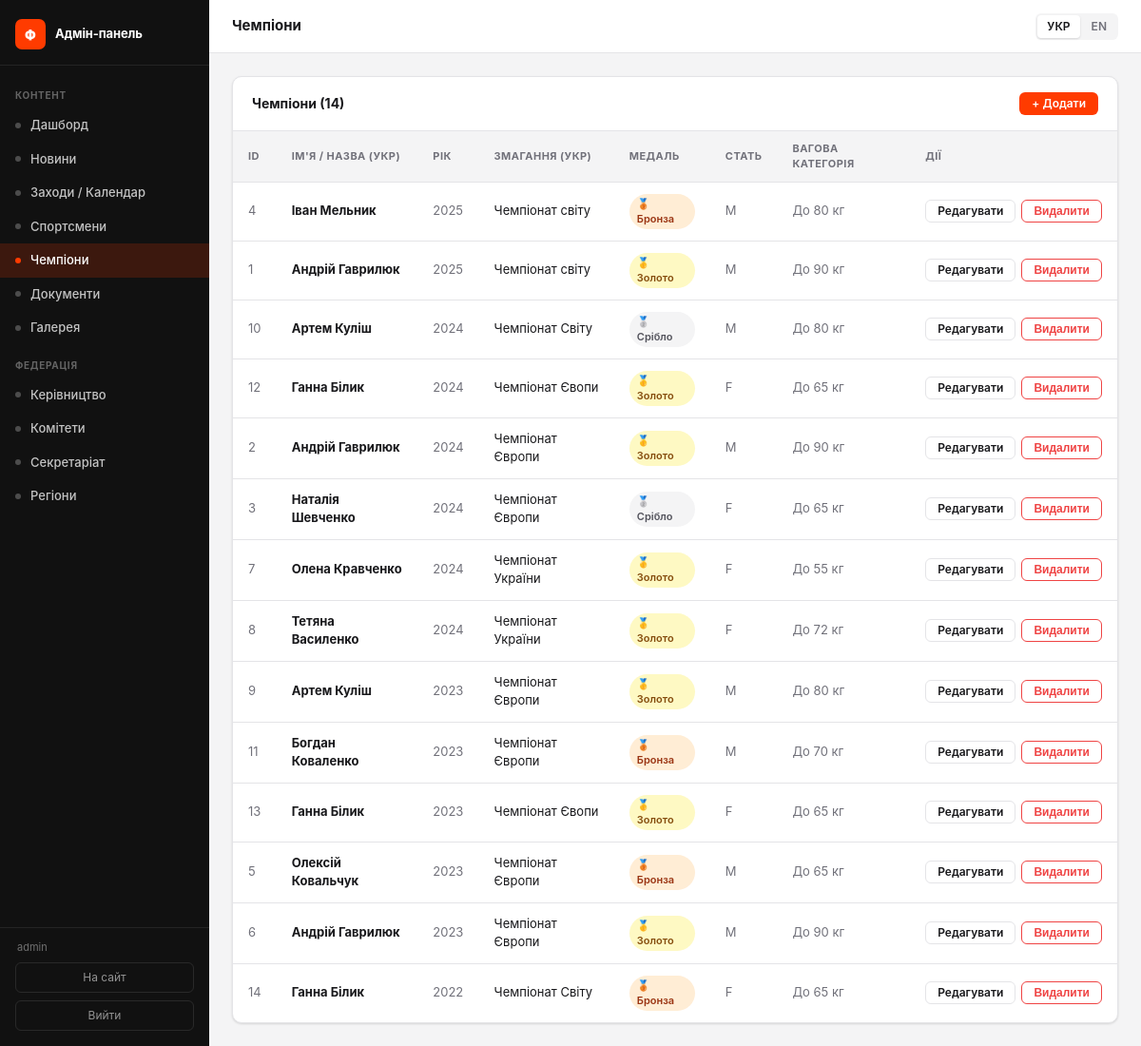
Page /admin/champions (signed in) on the committed database.
### tables this page shows
CREATE TABLE champions (
        id INTEGER PRIMARY KEY AUTOINCREMENT,
        name TEXT NOT NULL,
        name_en TEXT,
        year INTEGER NOT NULL,
        competition TEXT NOT NULL,
        competition_en TEXT,
        medal TEXT DEFAULT 'gold',
        age_group TEXT DEFAULT 'Senior',
        weight_class TEXT,
        gender TEXT DEFAULT 'M',
        photo TEXT,
        total_medals TEXT,
        sort_order INTEGER DEFAULT 0
    , gold_count INTEGER DEFAULT 0, silver_count INTEGER DEFAULT 0, bronze_count INTEGER DEFAULT 0);

### admin.py (the view)
@admin_bp.route('/champions')
@require_admin
def champions_list():
    conn = db.get_db()
    items = conn.execute("SELECT * FROM champions ORDER BY year DESC, sort_order").fetchall()
    conn.close()
    return render_template('admin/champions_list.html', items=items)

### admin.py (called while the page is built)
def _lang():
    return session.get('admin_lang', 'uk')

def require_admin(f):
    @functools.wraps(f)
    def decorated(*args, **kwargs):
        if not session.get('admin_logged_in'):
            return redirect(url_for('admin.login'))
        return f(*args, **kwargs)
    return decorated

@admin_bp.context_processor
def _ctx():
    lang = _lang()
    return {
        'admin_lang': lang,
        'L': _L[lang],
        'admin_user': session.get('admin_username', ''),
        'req_endpoint': request.endpoint or '',
    }

### app.py (called while the page is built)
@app.before_request
def set_language():
    lang = request.cookies.get('lang', 'uk')
    g.lang = lang if lang in SUPPORTED_LANGS else 'uk'
    g.t    = make_t(g.lang)

@app.context_processor
def inject_globals():
    return {
        'current_year': datetime.today().year,
        'lang': g.lang,
        't': g.t,
        'icon': _icon,
    }

def _fix_text_node(text):
    text = _PREP_RE.sub(lambda m: m.group(1) + ' ', text)
    text = _YEAR_RE.sub(r'\1 \2', text)
    return text

### db.py (called while the page is built)
def get_db():
    conn = sqlite3.connect(DB_PATH)
    conn.row_factory = sqlite3.Row
    conn.execute("PRAGMA journal_mode=WAL")
    return conn

### translations.py (called while the page is built)
def make_t(lang):
    d = TRANSLATIONS.get(lang, UK)
    def t(key):
        return d.get(key, UK.get(key, key))
    return t

### templates/admin/champions_list.html (shortened to what this page needs)
{% extends "admin/base.html" %}
{% block page_title %}{{ L.champions }}{% endblock %}
{% block content %}
<div class="a-card">
  <div class="a-card-header">
    <div class="a-card-title">{{ L.champions }} ({{ items|length }})</div>
    <a class="btn btn-primary btn-sm" href="/admin/champions/new">+ {{ L.add }}</a>
  </div>
  {% if items %}
  <table class="a-table">
    <thead>
      <tr>
        <th>{{ L.id }}</th>
        <th>{{ L.name_uk }}</th>
        <th>{{ L.year }}</th>
        <th>{{ L.competition_uk }}</th>
        <th>{{ L.medal }}</th>
        <th>{{ L.gender }}</th>
        <th>{{ L.weight_class }}</th>
        <th>{{ L.actions }}</th>
      </tr>
    </thead>
    <tbody>
      {% for item in items %}
      <tr>
        <td class="muted">{{ item.id }}</td>
        <td><strong>{{ item.name }}</strong></td>
        <td class="muted">{{ item.year }}</td>
        <td>{{ item.competition }}</td>
        <td>
          {% if item.medal == 'gold' %}<span class="badge badge-gold">🥇 {{ 'Золото' if admin_lang == 'uk' else 'Gold' }}</span>
          {% elif item.medal == 'silver' %}<span class="badge badge-silver">🥈 {{ 'Срібло' if admin_lang == 'uk' else 'Silver' }}</span>
          {% else %}<span class="badge badge-bronze">🥉 {{ 'Бронза' if admin_lang == 'uk' else 'Bronze' }}</span>{% endif %}
        </td>
        <td class="muted">{{ item.gender }}</td>
        <td class="muted">{{ item.weight_class or '—' }}</td>
        <td>
          <div class="a-actions">
            <a class="btn btn-ghost btn-sm" href="/admin/champions/{{ item.id }}/edit">{{ L.edit }}</a>
            <form method="post" action="/admin/champions/{{ item.id }}/delete" style="display:inline;"
                  onsubmit="return confirm('{{ L.confirm_delete }}')">
              <button class="btn btn-sm" style="color:var(--danger);border-color:currentColor;background:transparent;" type="submit">{{ L.delete }}</button>
            </form>
          </div>
        </td>
      </tr>
      {% endfor %}
    </tbody>
  </table>
  {% else %}
  <div class="a-empty">{{ 'Записів ще немає' if admin_lang == 'uk' else 'No records yet' }}</div>
  {% endif %}
</div>
{% endblock %}

### static/css/admin.css (style rules this page uses)
*, *::before, *::after { box-sizing: border-box; margin: 0; padding: 0; }
:root { --brand: #FF3B00; --brand-hover: #e03200; --sidebar-w: 220px; --sidebar-bg: #111; --sidebar-text: rgba(255,255,255,.75); --sidebar-active: #FF3B00; --bg: #f4f4f5; --surface: #fff; --border: #e4e4e7; --text: #18181b; --muted: #71717a; --radius: 10px; --danger: #ef4444; --success: #22c55e; --shadow: 0 1px 3px rgba(0,0,0,.08), 0 1px 2px rgba(0,0,0,.06); }
html, body { height: 100%; }
body { font-family: -apple-system, BlinkMacSystemFont, 'Segoe UI', Helvetica, Arial, sans-serif; font-size: 14px; line-height: 1.5; color: var(--text); background: var(--bg); }
.a-card { background: var(--surface); border: 1px solid var(--border); border-radius: var(--radius); box-shadow: var(--shadow); overflow: hidden; }
.a-card-header { padding: 1rem 1.25rem; border-bottom: 1px solid var(--border); display: flex; align-items: center; gap: .75rem; }
.a-card-title { font-size: 14px; font-weight: 700; flex: 1; }
.a-table { width: 100%; border-collapse: collapse; font-size: 13px; }
.a-table th { text-align: left; padding: .625rem 1rem; font-size: 11px; font-weight: 700; letter-spacing: .04em; text-transform: uppercase; color: var(--muted); background: var(--bg); border-bottom: 1px solid var(--border); }
.a-table td { padding: .75rem 1rem; border-bottom: 1px solid var(--border); vertical-align: middle; }
.a-table tr:last-child td { border-bottom: none; }
.a-table .muted { color: var(--muted); }
.a-table .a-actions { display: flex; gap: .375rem; align-items: center; }
.badge { display: inline-flex; align-items: center; padding: 2px 8px; border-radius: 100px; font-size: 11px; font-weight: 600; line-height: 1.5; }
.badge-gold { background: #fef9c3; color: #854d0e; }
.badge-silver { background: #f4f4f5; color: #52525b; }
.badge-bronze { background: #ffedd5; color: #9a3412; }
.btn { display: inline-flex; align-items: center; gap: .375rem; padding: .5rem 1rem; border-radius: 8px; font-size: 13px; font-weight: 600; cursor: pointer; border: 1px solid transparent; text-decoration: none; transition: all .15s; line-height: 1; }
.btn-primary { background: var(--brand); color: #fff; }
.btn-ghost { background: transparent; color: var(--text); border-color: var(--border); }
.btn-sm { padding: .3rem .75rem; font-size: 12px; border-radius: 6px; }

### rows in the picture
champions: id "4", name "Іван Мельник", year "2025", competition "Чемпіонат світу", value "Бронза", gender "M", weight_class "До 80 кг", edit "Редагувати", delete "Видалити"
champions: id "1", name "Андрій Гаврилюк", year "2025", competition "Чемпіонат світу", value "Золото", gender "M", weight_class "До 90 кг", edit "Редагувати", delete "Видалити"
champions: id "10", name "Артем Куліш", year "2024", competition "Чемпіонат Світу", value "Срібло", gender "M", weight_class "До 80 кг", edit "Редагувати", delete "Видалити"
champions: id "12", name "Ганна Білик", year "2024", competition "Чемпіонат Євопи", value "Золото", gender "F", weight_class "До 65 кг", edit "Редагувати", delete "Видалити"
champions: id "2", name "Андрій Гаврилюк", year "2024", competition "Чемпіонат Європи", value "Золото", gender "M", weight_class "До 90 кг", edit "Редагувати", delete "Видалити"
champions: id "3", name "Наталія Шевченко", year "2024", competition "Чемпіонат Європи", value "Срібло", gender "F", weight_class "До 65 кг", edit "Редагувати", delete "Видалити"
champions: id "7", name "Олена Кравченко", year "2024", competition "Чемпіонат України", value "Золото", gender "F", weight_class "До 55 кг", edit "Редагувати", delete "Видалити"
champions: id "8", name "Тетяна Василенко", year "2024", competition "Чемпіонат України", value "Золото", gender "F", weight_class "До 72 кг", edit "Редагувати", delete "Видалити"
champions: id "9", name "Артем Куліш", year "2023", competition "Чемпіонат Європи", value "Золото", gender "M", weight_class "До 80 кг", edit "Редагувати", delete "Видалити"
champions: id "11", name "Богдан Коваленко", year "2023", competition "Чемпіонат Європи", value "Бронза", gender "M", weight_class "До 70 кг", edit "Редагувати", delete "Видалити"
champions: id "13", name "Ганна Білик", year "2023", competition "Чемпіонат Євопи", value "Золото", gender "F", weight_class "До 65 кг", edit "Редагувати", delete "Видалити"
champions: id "5", name "Олексій Ковальчук", year "2023", competition "Чемпіонат Європи", value "Бронза", gender "M", weight_class "До 65 кг", edit "Редагувати", delete "Видалити"
champions: id "6", name "Андрій Гаврилюк", year "2023", competition "Чемпіонат Європи", value "Золото", gender "M", weight_class "До 90 кг", edit "Редагувати", delete "Видалити"
champions: id "14", name "Ганна Білик", year "2022", competition "Чемпіонат Світу", value "Бронза", gender "F", weight_class "До 65 кг", edit "Редагувати", delete "Видалити"

### other values in the picture
{{ L.admin_panel }} "Адмін-панель"
{{ 'Контент' if admin_lang == 'uk' else 'Content' }} "КОНТЕНТ"
{{ L.dashboard }} "Дашборд"
{{ L.news }} "Новини"
{{ L.events }} "Заходи / Календар"
{{ L.athletes }} "Спортсмени"
{{ L.champions }} "Чемпіони"
{{ L.documents }} "Документи"
{{ L.gallery }} "Галерея"
{{ 'Федерація' if admin_lang == 'uk' else 'Federation' }} "ФЕДЕРАЦІЯ"
{{ L.leadership }} "Керівництво"
{{ L.committees }} "Комітети"
{{ L.secretariat }} "Секретаріат"
{{ L.regions }} "Регіони"
{{ admin_user }} "admin"
